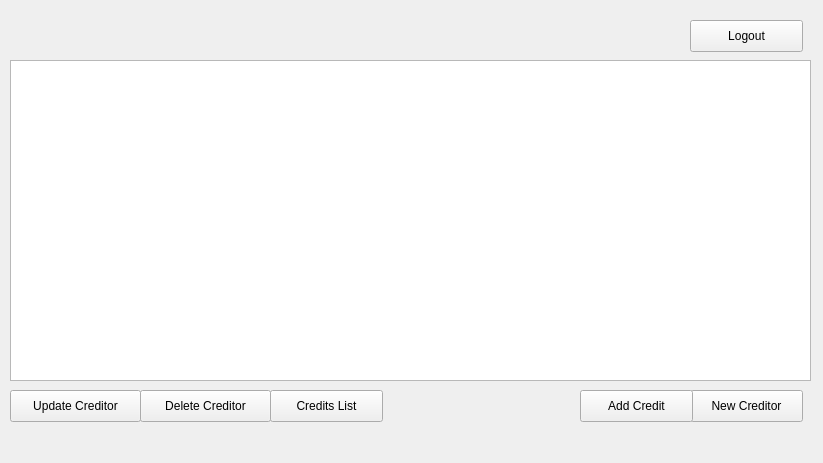
<?xml version="1.0" encoding="UTF-8"?>
<ui version="4.0">
 <class>QCreditors</class>
 <widget class="QWidget" name="QCreditors">
  <property name="geometry">
   <rect>
    <x>0</x>
    <y>0</y>
    <width>823</width>
    <height>463</height>
   </rect>
  </property>
  <property name="windowTitle">
   <string>QCreditors</string>
  </property>
  <widget class="QTableView" name="creditors_table">
   <property name="geometry">
    <rect>
     <x>10</x>
     <y>60</y>
     <width>801</width>
     <height>321</height>
    </rect>
   </property>
  </widget>
  <widget class="QPushButton" name="btnNewCreditor">
   <property name="geometry">
    <rect>
     <x>690</x>
     <y>390</y>
     <width>113</width>
     <height>32</height>
    </rect>
   </property>
   <property name="text">
    <string>New Creditor</string>
   </property>
  </widget>
  <widget class="QPushButton" name="btnUpdateCreditor">
   <property name="geometry">
    <rect>
     <x>10</x>
     <y>390</y>
     <width>131</width>
     <height>32</height>
    </rect>
   </property>
   <property name="text">
    <string>Update Creditor</string>
   </property>
  </widget>
  <widget class="QPushButton" name="btnDeleteCreditor">
   <property name="geometry">
    <rect>
     <x>140</x>
     <y>390</y>
     <width>131</width>
     <height>32</height>
    </rect>
   </property>
   <property name="text">
    <string>Delete Creditor</string>
   </property>
  </widget>
  <widget class="QPushButton" name="btnAddCredit">
   <property name="geometry">
    <rect>
     <x>580</x>
     <y>390</y>
     <width>113</width>
     <height>32</height>
    </rect>
   </property>
   <property name="text">
    <string>Add Credit</string>
   </property>
  </widget>
  <widget class="QPushButton" name="btnCreditList">
   <property name="geometry">
    <rect>
     <x>270</x>
     <y>390</y>
     <width>113</width>
     <height>32</height>
    </rect>
   </property>
   <property name="text">
    <string>Credits List</string>
   </property>
  </widget>
  <widget class="QPushButton" name="btnLogout">
   <property name="geometry">
    <rect>
     <x>690</x>
     <y>20</y>
     <width>113</width>
     <height>32</height>
    </rect>
   </property>
   <property name="text">
    <string>Logout</string>
   </property>
  </widget>
 </widget>
 <resources/>
 <connections/>
</ui>
